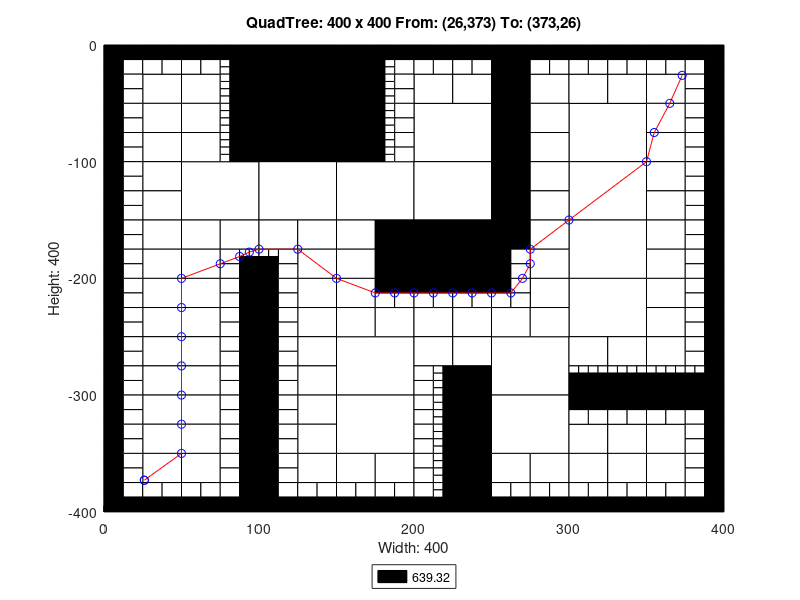

Write MATLAB code to recreate this figure.
axis([0 400 -400 0]);
title('QuadTree: 400 x 400 From: (26,373) To: (373,26)');
xlabel('Width: 400');
ylabel('Height: 400');
rectangle('Position',[100 -50 50 50], 'FaceColor',[0 0 0]);
rectangle('Position',[100 -100 50 50], 'FaceColor',[0 0 0]);
rectangle('Position',[50 -150 50 50], 'FaceColor',[1 1 1]);
rectangle('Position',[100 -150 50 50], 'FaceColor',[1 1 1]);
rectangle('Position',[150 -150 50 50], 'FaceColor',[1 1 1]);
rectangle('Position',[200 -100 50 50], 'FaceColor',[1 1 1]);
rectangle('Position',[300 -100 50 50], 'FaceColor',[1 1 1]);
rectangle('Position',[200 -150 50 50], 'FaceColor',[1 1 1]);
rectangle('Position',[200 -200 50 50], 'FaceColor',[0 0 0]);
rectangle('Position',[300 -150 50 50], 'FaceColor',[1 1 1]);
rectangle('Position',[300 -200 50 50], 'FaceColor',[1 1 1]);
rectangle('Position',[150 -300 50 50], 'FaceColor',[1 1 1]);
rectangle('Position',[150 -350 50 50], 'FaceColor',[1 1 1]);
rectangle('Position',[250 -300 50 50], 'FaceColor',[1 1 1]);
rectangle('Position',[300 -250 50 50], 'FaceColor',[1 1 1]);
rectangle('Position',[250 -350 50 50], 'FaceColor',[1 1 1]);
rectangle('Position',[25 -50 25 25], 'FaceColor',[1 1 1]);
rectangle('Position',[50 -50 25 25], 'FaceColor',[1 1 1]);
rectangle('Position',[25 -75 25 25], 'FaceColor',[1 1 1]);
rectangle('Position',[25 -100 25 25], 'FaceColor',[1 1 1]);
rectangle('Position',[50 -75 25 25], 'FaceColor',[1 1 1]);
rectangle('Position',[50 -100 25 25], 'FaceColor',[1 1 1]);
rectangle('Position',[150 -25 25 25], 'FaceColor',[0 0 0]);
rectangle('Position',[150 -50 25 25], 'FaceColor',[0 0 0]);
rectangle('Position',[150 -75 25 25], 'FaceColor',[0 0 0]);
rectangle('Position',[150 -100 25 25], 'FaceColor',[0 0 0]);
rectangle('Position',[25 -125 25 25], 'FaceColor',[1 1 1]);
rectangle('Position',[25 -150 25 25], 'FaceColor',[1 1 1]);
rectangle('Position',[25 -175 25 25], 'FaceColor',[1 1 1]);
rectangle('Position',[25 -200 25 25], 'FaceColor',[1 1 1]);
rectangle('Position',[50 -175 25 25], 'FaceColor',[1 1 1]);
rectangle('Position',[75 -175 25 25], 'FaceColor',[1 1 1]);
rectangle('Position',[50 -200 25 25], 'FaceColor',[1 1 1]);
rectangle('Position',[100 -175 25 25], 'FaceColor',[1 1 1]);
rectangle('Position',[125 -175 25 25], 'FaceColor',[1 1 1]);
rectangle('Position',[125 -200 25 25], 'FaceColor',[1 1 1]);
rectangle('Position',[150 -175 25 25], 'FaceColor',[1 1 1]);
rectangle('Position',[175 -175 25 25], 'FaceColor',[0 0 0]);
rectangle('Position',[150 -200 25 25], 'FaceColor',[1 1 1]);
rectangle('Position',[175 -200 25 25], 'FaceColor',[0 0 0]);
rectangle('Position',[200 -50 25 25], 'FaceColor',[1 1 1]);
rectangle('Position',[225 -50 25 25], 'FaceColor',[1 1 1]);
rectangle('Position',[250 -25 25 25], 'FaceColor',[0 0 0]);
rectangle('Position',[250 -50 25 25], 'FaceColor',[0 0 0]);
rectangle('Position',[275 -50 25 25], 'FaceColor',[1 1 1]);
rectangle('Position',[250 -75 25 25], 'FaceColor',[0 0 0]);
rectangle('Position',[275 -75 25 25], 'FaceColor',[1 1 1]);
rectangle('Position',[250 -100 25 25], 'FaceColor',[0 0 0]);
rectangle('Position',[275 -100 25 25], 'FaceColor',[1 1 1]);
rectangle('Position',[300 -50 25 25], 'FaceColor',[1 1 1]);
rectangle('Position',[325 -50 25 25], 'FaceColor',[1 1 1]);
rectangle('Position',[350 -50 25 25], 'FaceColor',[1 1 1]);
rectangle('Position',[350 -75 25 25], 'FaceColor',[1 1 1]);
rectangle('Position',[350 -100 25 25], 'FaceColor',[1 1 1]);
rectangle('Position',[250 -125 25 25], 'FaceColor',[0 0 0]);
rectangle('Position',[275 -125 25 25], 'FaceColor',[1 1 1]);
rectangle('Position',[250 -150 25 25], 'FaceColor',[0 0 0]);
rectangle('Position',[275 -150 25 25], 'FaceColor',[1 1 1]);
rectangle('Position',[250 -175 25 25], 'FaceColor',[0 0 0]);
rectangle('Position',[275 -175 25 25], 'FaceColor',[1 1 1]);
rectangle('Position',[275 -200 25 25], 'FaceColor',[1 1 1]);
rectangle('Position',[350 -125 25 25], 'FaceColor',[1 1 1]);
rectangle('Position',[350 -150 25 25], 'FaceColor',[1 1 1]);
rectangle('Position',[350 -175 25 25], 'FaceColor',[1 1 1]);
rectangle('Position',[350 -200 25 25], 'FaceColor',[1 1 1]);
rectangle('Position',[25 -225 25 25], 'FaceColor',[1 1 1]);
rectangle('Position',[25 -250 25 25], 'FaceColor',[1 1 1]);
rectangle('Position',[50 -225 25 25], 'FaceColor',[1 1 1]);
rectangle('Position',[50 -250 25 25], 'FaceColor',[1 1 1]);
rectangle('Position',[25 -275 25 25], 'FaceColor',[1 1 1]);
rectangle('Position',[25 -300 25 25], 'FaceColor',[1 1 1]);
rectangle('Position',[50 -275 25 25], 'FaceColor',[1 1 1]);
rectangle('Position',[50 -300 25 25], 'FaceColor',[1 1 1]);
rectangle('Position',[125 -225 25 25], 'FaceColor',[1 1 1]);
rectangle('Position',[125 -250 25 25], 'FaceColor',[1 1 1]);
rectangle('Position',[150 -225 25 25], 'FaceColor',[1 1 1]);
rectangle('Position',[150 -250 25 25], 'FaceColor',[1 1 1]);
rectangle('Position',[175 -250 25 25], 'FaceColor',[1 1 1]);
rectangle('Position',[125 -275 25 25], 'FaceColor',[1 1 1]);
rectangle('Position',[125 -300 25 25], 'FaceColor',[1 1 1]);
rectangle('Position',[25 -325 25 25], 'FaceColor',[1 1 1]);
rectangle('Position',[25 -350 25 25], 'FaceColor',[1 1 1]);
rectangle('Position',[50 -325 25 25], 'FaceColor',[1 1 1]);
rectangle('Position',[50 -350 25 25], 'FaceColor',[1 1 1]);
rectangle('Position',[25 -375 25 25], 'FaceColor',[1 1 1]);
rectangle('Position',[50 -375 25 25], 'FaceColor',[1 1 1]);
rectangle('Position',[125 -325 25 25], 'FaceColor',[1 1 1]);
rectangle('Position',[125 -350 25 25], 'FaceColor',[1 1 1]);
rectangle('Position',[125 -375 25 25], 'FaceColor',[1 1 1]);
rectangle('Position',[150 -375 25 25], 'FaceColor',[1 1 1]);
rectangle('Position',[175 -375 25 25], 'FaceColor',[1 1 1]);
rectangle('Position',[200 -250 25 25], 'FaceColor',[1 1 1]);
rectangle('Position',[225 -250 25 25], 'FaceColor',[1 1 1]);
rectangle('Position',[275 -225 25 25], 'FaceColor',[1 1 1]);
rectangle('Position',[250 -250 25 25], 'FaceColor',[1 1 1]);
rectangle('Position',[275 -250 25 25], 'FaceColor',[1 1 1]);
rectangle('Position',[200 -275 25 25], 'FaceColor',[1 1 1]);
rectangle('Position',[225 -275 25 25], 'FaceColor',[1 1 1]);
rectangle('Position',[225 -300 25 25], 'FaceColor',[0 0 0]);
rectangle('Position',[350 -225 25 25], 'FaceColor',[1 1 1]);
rectangle('Position',[350 -250 25 25], 'FaceColor',[1 1 1]);
rectangle('Position',[300 -275 25 25], 'FaceColor',[1 1 1]);
rectangle('Position',[325 -275 25 25], 'FaceColor',[1 1 1]);
rectangle('Position',[350 -275 25 25], 'FaceColor',[1 1 1]);
rectangle('Position',[225 -325 25 25], 'FaceColor',[0 0 0]);
rectangle('Position',[225 -350 25 25], 'FaceColor',[0 0 0]);
rectangle('Position',[225 -375 25 25], 'FaceColor',[0 0 0]);
rectangle('Position',[225 -400 25 25], 'FaceColor',[0 0 0]);
rectangle('Position',[250 -375 25 25], 'FaceColor',[1 1 1]);
rectangle('Position',[275 -375 25 25], 'FaceColor',[1 1 1]);
rectangle('Position',[300 -350 25 25], 'FaceColor',[1 1 1]);
rectangle('Position',[325 -350 25 25], 'FaceColor',[1 1 1]);
rectangle('Position',[350 -350 25 25], 'FaceColor',[1 1 1]);
rectangle('Position',[300 -375 25 25], 'FaceColor',[1 1 1]);
rectangle('Position',[325 -375 25 25], 'FaceColor',[1 1 1]);
rectangle('Position',[350 -375 25 25], 'FaceColor',[1 1 1]);
rectangle('Position',[0 -12.5 12.5 12.5], 'FaceColor',[0 0 0]);
rectangle('Position',[12.5 -12.5 12.5 12.5], 'FaceColor',[0 0 0]);
rectangle('Position',[0 -25 12.5 12.5], 'FaceColor',[0 0 0]);
rectangle('Position',[12.5 -25 12.5 12.5], 'FaceColor',[1 1 1]);
rectangle('Position',[25 -12.5 12.5 12.5], 'FaceColor',[0 0 0]);
rectangle('Position',[37.5 -12.5 12.5 12.5], 'FaceColor',[0 0 0]);
rectangle('Position',[25 -25 12.5 12.5], 'FaceColor',[1 1 1]);
rectangle('Position',[37.5 -25 12.5 12.5], 'FaceColor',[1 1 1]);
rectangle('Position',[0 -37.5 12.5 12.5], 'FaceColor',[0 0 0]);
rectangle('Position',[12.5 -37.5 12.5 12.5], 'FaceColor',[1 1 1]);
rectangle('Position',[0 -50 12.5 12.5], 'FaceColor',[0 0 0]);
rectangle('Position',[12.5 -50 12.5 12.5], 'FaceColor',[1 1 1]);
rectangle('Position',[50 -12.5 12.5 12.5], 'FaceColor',[0 0 0]);
rectangle('Position',[62.5 -12.5 12.5 12.5], 'FaceColor',[0 0 0]);
rectangle('Position',[50 -25 12.5 12.5], 'FaceColor',[1 1 1]);
rectangle('Position',[62.5 -25 12.5 12.5], 'FaceColor',[1 1 1]);
rectangle('Position',[75 -12.5 12.5 12.5], 'FaceColor',[0 0 0]);
rectangle('Position',[87.5 -12.5 12.5 12.5], 'FaceColor',[0 0 0]);
rectangle('Position',[87.5 -25 12.5 12.5], 'FaceColor',[0 0 0]);
rectangle('Position',[87.5 -37.5 12.5 12.5], 'FaceColor',[0 0 0]);
rectangle('Position',[87.5 -50 12.5 12.5], 'FaceColor',[0 0 0]);
rectangle('Position',[0 -62.5 12.5 12.5], 'FaceColor',[0 0 0]);
rectangle('Position',[12.5 -62.5 12.5 12.5], 'FaceColor',[1 1 1]);
rectangle('Position',[0 -75 12.5 12.5], 'FaceColor',[0 0 0]);
rectangle('Position',[12.5 -75 12.5 12.5], 'FaceColor',[1 1 1]);
rectangle('Position',[0 -87.5 12.5 12.5], 'FaceColor',[0 0 0]);
rectangle('Position',[12.5 -87.5 12.5 12.5], 'FaceColor',[1 1 1]);
rectangle('Position',[0 -100 12.5 12.5], 'FaceColor',[0 0 0]);
rectangle('Position',[12.5 -100 12.5 12.5], 'FaceColor',[1 1 1]);
rectangle('Position',[87.5 -62.5 12.5 12.5], 'FaceColor',[0 0 0]);
rectangle('Position',[87.5 -75 12.5 12.5], 'FaceColor',[0 0 0]);
rectangle('Position',[87.5 -87.5 12.5 12.5], 'FaceColor',[0 0 0]);
rectangle('Position',[87.5 -100 12.5 12.5], 'FaceColor',[0 0 0]);
rectangle('Position',[175 -12.5 12.5 12.5], 'FaceColor',[0 0 0]);
rectangle('Position',[187.5 -12.5 12.5 12.5], 'FaceColor',[0 0 0]);
rectangle('Position',[187.5 -25 12.5 12.5], 'FaceColor',[1 1 1]);
rectangle('Position',[187.5 -37.5 12.5 12.5], 'FaceColor',[1 1 1]);
rectangle('Position',[187.5 -50 12.5 12.5], 'FaceColor',[1 1 1]);
rectangle('Position',[187.5 -62.5 12.5 12.5], 'FaceColor',[1 1 1]);
rectangle('Position',[187.5 -75 12.5 12.5], 'FaceColor',[1 1 1]);
rectangle('Position',[187.5 -87.5 12.5 12.5], 'FaceColor',[1 1 1]);
rectangle('Position',[187.5 -100 12.5 12.5], 'FaceColor',[1 1 1]);
rectangle('Position',[0 -112.5 12.5 12.5], 'FaceColor',[0 0 0]);
rectangle('Position',[12.5 -112.5 12.5 12.5], 'FaceColor',[1 1 1]);
rectangle('Position',[0 -125 12.5 12.5], 'FaceColor',[0 0 0]);
rectangle('Position',[12.5 -125 12.5 12.5], 'FaceColor',[1 1 1]);
rectangle('Position',[0 -137.5 12.5 12.5], 'FaceColor',[0 0 0]);
rectangle('Position',[12.5 -137.5 12.5 12.5], 'FaceColor',[1 1 1]);
rectangle('Position',[0 -150 12.5 12.5], 'FaceColor',[0 0 0]);
rectangle('Position',[12.5 -150 12.5 12.5], 'FaceColor',[1 1 1]);
rectangle('Position',[0 -162.5 12.5 12.5], 'FaceColor',[0 0 0]);
rectangle('Position',[12.5 -162.5 12.5 12.5], 'FaceColor',[1 1 1]);
rectangle('Position',[0 -175 12.5 12.5], 'FaceColor',[0 0 0]);
rectangle('Position',[12.5 -175 12.5 12.5], 'FaceColor',[1 1 1]);
rectangle('Position',[0 -187.5 12.5 12.5], 'FaceColor',[0 0 0]);
rectangle('Position',[12.5 -187.5 12.5 12.5], 'FaceColor',[1 1 1]);
rectangle('Position',[0 -200 12.5 12.5], 'FaceColor',[0 0 0]);
rectangle('Position',[12.5 -200 12.5 12.5], 'FaceColor',[1 1 1]);
rectangle('Position',[75 -187.5 12.5 12.5], 'FaceColor',[1 1 1]);
rectangle('Position',[75 -200 12.5 12.5], 'FaceColor',[1 1 1]);
rectangle('Position',[87.5 -200 12.5 12.5], 'FaceColor',[0 0 0]);
rectangle('Position',[112.5 -187.5 12.5 12.5], 'FaceColor',[1 1 1]);
rectangle('Position',[100 -200 12.5 12.5], 'FaceColor',[0 0 0]);
rectangle('Position',[112.5 -200 12.5 12.5], 'FaceColor',[1 1 1]);
rectangle('Position',[200 -12.5 12.5 12.5], 'FaceColor',[0 0 0]);
rectangle('Position',[212.5 -12.5 12.5 12.5], 'FaceColor',[0 0 0]);
rectangle('Position',[200 -25 12.5 12.5], 'FaceColor',[1 1 1]);
rectangle('Position',[212.5 -25 12.5 12.5], 'FaceColor',[1 1 1]);
rectangle('Position',[225 -12.5 12.5 12.5], 'FaceColor',[0 0 0]);
rectangle('Position',[237.5 -12.5 12.5 12.5], 'FaceColor',[0 0 0]);
rectangle('Position',[225 -25 12.5 12.5], 'FaceColor',[1 1 1]);
rectangle('Position',[237.5 -25 12.5 12.5], 'FaceColor',[1 1 1]);
rectangle('Position',[275 -12.5 12.5 12.5], 'FaceColor',[0 0 0]);
rectangle('Position',[287.5 -12.5 12.5 12.5], 'FaceColor',[0 0 0]);
rectangle('Position',[275 -25 12.5 12.5], 'FaceColor',[1 1 1]);
rectangle('Position',[287.5 -25 12.5 12.5], 'FaceColor',[1 1 1]);
rectangle('Position',[300 -12.5 12.5 12.5], 'FaceColor',[0 0 0]);
rectangle('Position',[312.5 -12.5 12.5 12.5], 'FaceColor',[0 0 0]);
rectangle('Position',[300 -25 12.5 12.5], 'FaceColor',[1 1 1]);
rectangle('Position',[312.5 -25 12.5 12.5], 'FaceColor',[1 1 1]);
rectangle('Position',[325 -12.5 12.5 12.5], 'FaceColor',[0 0 0]);
rectangle('Position',[337.5 -12.5 12.5 12.5], 'FaceColor',[0 0 0]);
rectangle('Position',[325 -25 12.5 12.5], 'FaceColor',[1 1 1]);
rectangle('Position',[337.5 -25 12.5 12.5], 'FaceColor',[1 1 1]);
rectangle('Position',[350 -12.5 12.5 12.5], 'FaceColor',[0 0 0]);
rectangle('Position',[362.5 -12.5 12.5 12.5], 'FaceColor',[0 0 0]);
rectangle('Position',[350 -25 12.5 12.5], 'FaceColor',[1 1 1]);
rectangle('Position',[362.5 -25 12.5 12.5], 'FaceColor',[1 1 1]);
rectangle('Position',[375 -12.5 12.5 12.5], 'FaceColor',[0 0 0]);
rectangle('Position',[387.5 -12.5 12.5 12.5], 'FaceColor',[0 0 0]);
rectangle('Position',[375 -25 12.5 12.5], 'FaceColor',[1 1 1]);
rectangle('Position',[387.5 -25 12.5 12.5], 'FaceColor',[0 0 0]);
rectangle('Position',[375 -37.5 12.5 12.5], 'FaceColor',[1 1 1]);
rectangle('Position',[387.5 -37.5 12.5 12.5], 'FaceColor',[0 0 0]);
rectangle('Position',[375 -50 12.5 12.5], 'FaceColor',[1 1 1]);
rectangle('Position',[387.5 -50 12.5 12.5], 'FaceColor',[0 0 0]);
rectangle('Position',[375 -62.5 12.5 12.5], 'FaceColor',[1 1 1]);
rectangle('Position',[387.5 -62.5 12.5 12.5], 'FaceColor',[0 0 0]);
rectangle('Position',[375 -75 12.5 12.5], 'FaceColor',[1 1 1]);
rectangle('Position',[387.5 -75 12.5 12.5], 'FaceColor',[0 0 0]);
rectangle('Position',[375 -87.5 12.5 12.5], 'FaceColor',[1 1 1]);
rectangle('Position',[387.5 -87.5 12.5 12.5], 'FaceColor',[0 0 0]);
rectangle('Position',[375 -100 12.5 12.5], 'FaceColor',[1 1 1]);
rectangle('Position',[387.5 -100 12.5 12.5], 'FaceColor',[0 0 0]);
rectangle('Position',[250 -187.5 12.5 12.5], 'FaceColor',[0 0 0]);
rectangle('Position',[262.5 -187.5 12.5 12.5], 'FaceColor',[1 1 1]);
rectangle('Position',[250 -200 12.5 12.5], 'FaceColor',[0 0 0]);
rectangle('Position',[262.5 -200 12.5 12.5], 'FaceColor',[1 1 1]);
rectangle('Position',[375 -112.5 12.5 12.5], 'FaceColor',[1 1 1]);
rectangle('Position',[387.5 -112.5 12.5 12.5], 'FaceColor',[0 0 0]);
rectangle('Position',[375 -125 12.5 12.5], 'FaceColor',[1 1 1]);
rectangle('Position',[387.5 -125 12.5 12.5], 'FaceColor',[0 0 0]);
rectangle('Position',[375 -137.5 12.5 12.5], 'FaceColor',[1 1 1]);
rectangle('Position',[387.5 -137.5 12.5 12.5], 'FaceColor',[0 0 0]);
rectangle('Position',[375 -150 12.5 12.5], 'FaceColor',[1 1 1]);
rectangle('Position',[387.5 -150 12.5 12.5], 'FaceColor',[0 0 0]);
rectangle('Position',[375 -162.5 12.5 12.5], 'FaceColor',[1 1 1]);
rectangle('Position',[387.5 -162.5 12.5 12.5], 'FaceColor',[0 0 0]);
rectangle('Position',[375 -175 12.5 12.5], 'FaceColor',[1 1 1]);
rectangle('Position',[387.5 -175 12.5 12.5], 'FaceColor',[0 0 0]);
rectangle('Position',[375 -187.5 12.5 12.5], 'FaceColor',[1 1 1]);
rectangle('Position',[387.5 -187.5 12.5 12.5], 'FaceColor',[0 0 0]);
rectangle('Position',[375 -200 12.5 12.5], 'FaceColor',[1 1 1]);
rectangle('Position',[387.5 -200 12.5 12.5], 'FaceColor',[0 0 0]);
rectangle('Position',[0 -212.5 12.5 12.5], 'FaceColor',[0 0 0]);
rectangle('Position',[12.5 -212.5 12.5 12.5], 'FaceColor',[1 1 1]);
rectangle('Position',[0 -225 12.5 12.5], 'FaceColor',[0 0 0]);
rectangle('Position',[12.5 -225 12.5 12.5], 'FaceColor',[1 1 1]);
rectangle('Position',[0 -237.5 12.5 12.5], 'FaceColor',[0 0 0]);
rectangle('Position',[12.5 -237.5 12.5 12.5], 'FaceColor',[1 1 1]);
rectangle('Position',[0 -250 12.5 12.5], 'FaceColor',[0 0 0]);
rectangle('Position',[12.5 -250 12.5 12.5], 'FaceColor',[1 1 1]);
rectangle('Position',[75 -212.5 12.5 12.5], 'FaceColor',[1 1 1]);
rectangle('Position',[87.5 -212.5 12.5 12.5], 'FaceColor',[0 0 0]);
rectangle('Position',[75 -225 12.5 12.5], 'FaceColor',[1 1 1]);
rectangle('Position',[87.5 -225 12.5 12.5], 'FaceColor',[0 0 0]);
rectangle('Position',[75 -237.5 12.5 12.5], 'FaceColor',[1 1 1]);
rectangle('Position',[87.5 -237.5 12.5 12.5], 'FaceColor',[0 0 0]);
rectangle('Position',[75 -250 12.5 12.5], 'FaceColor',[1 1 1]);
rectangle('Position',[87.5 -250 12.5 12.5], 'FaceColor',[0 0 0]);
rectangle('Position',[0 -262.5 12.5 12.5], 'FaceColor',[0 0 0]);
rectangle('Position',[12.5 -262.5 12.5 12.5], 'FaceColor',[1 1 1]);
rectangle('Position',[0 -275 12.5 12.5], 'FaceColor',[0 0 0]);
rectangle('Position',[12.5 -275 12.5 12.5], 'FaceColor',[1 1 1]);
rectangle('Position',[0 -287.5 12.5 12.5], 'FaceColor',[0 0 0]);
rectangle('Position',[12.5 -287.5 12.5 12.5], 'FaceColor',[1 1 1]);
rectangle('Position',[0 -300 12.5 12.5], 'FaceColor',[0 0 0]);
rectangle('Position',[12.5 -300 12.5 12.5], 'FaceColor',[1 1 1]);
rectangle('Position',[75 -262.5 12.5 12.5], 'FaceColor',[1 1 1]);
rectangle('Position',[87.5 -262.5 12.5 12.5], 'FaceColor',[0 0 0]);
rectangle('Position',[75 -275 12.5 12.5], 'FaceColor',[1 1 1]);
rectangle('Position',[87.5 -275 12.5 12.5], 'FaceColor',[0 0 0]);
rectangle('Position',[75 -287.5 12.5 12.5], 'FaceColor',[1 1 1]);
rectangle('Position',[87.5 -287.5 12.5 12.5], 'FaceColor',[0 0 0]);
rectangle('Position',[75 -300 12.5 12.5], 'FaceColor',[1 1 1]);
rectangle('Position',[87.5 -300 12.5 12.5], 'FaceColor',[0 0 0]);
rectangle('Position',[100 -212.5 12.5 12.5], 'FaceColor',[0 0 0]);
rectangle('Position',[112.5 -212.5 12.5 12.5], 'FaceColor',[1 1 1]);
rectangle('Position',[100 -225 12.5 12.5], 'FaceColor',[0 0 0]);
rectangle('Position',[112.5 -225 12.5 12.5], 'FaceColor',[1 1 1]);
rectangle('Position',[100 -237.5 12.5 12.5], 'FaceColor',[0 0 0]);
rectangle('Position',[112.5 -237.5 12.5 12.5], 'FaceColor',[1 1 1]);
rectangle('Position',[100 -250 12.5 12.5], 'FaceColor',[0 0 0]);
rectangle('Position',[112.5 -250 12.5 12.5], 'FaceColor',[1 1 1]);
rectangle('Position',[175 -212.5 12.5 12.5], 'FaceColor',[0 0 0]);
rectangle('Position',[187.5 -212.5 12.5 12.5], 'FaceColor',[0 0 0]);
rectangle('Position',[175 -225 12.5 12.5], 'FaceColor',[1 1 1]);
rectangle('Position',[187.5 -225 12.5 12.5], 'FaceColor',[1 1 1]);
rectangle('Position',[100 -262.5 12.5 12.5], 'FaceColor',[0 0 0]);
rectangle('Position',[112.5 -262.5 12.5 12.5], 'FaceColor',[1 1 1]);
rectangle('Position',[100 -275 12.5 12.5], 'FaceColor',[0 0 0]);
rectangle('Position',[112.5 -275 12.5 12.5], 'FaceColor',[1 1 1]);
rectangle('Position',[100 -287.5 12.5 12.5], 'FaceColor',[0 0 0]);
rectangle('Position',[112.5 -287.5 12.5 12.5], 'FaceColor',[1 1 1]);
rectangle('Position',[100 -300 12.5 12.5], 'FaceColor',[0 0 0]);
rectangle('Position',[112.5 -300 12.5 12.5], 'FaceColor',[1 1 1]);
rectangle('Position',[0 -312.5 12.5 12.5], 'FaceColor',[0 0 0]);
rectangle('Position',[12.5 -312.5 12.5 12.5], 'FaceColor',[1 1 1]);
rectangle('Position',[0 -325 12.5 12.5], 'FaceColor',[0 0 0]);
rectangle('Position',[12.5 -325 12.5 12.5], 'FaceColor',[1 1 1]);
rectangle('Position',[0 -337.5 12.5 12.5], 'FaceColor',[0 0 0]);
rectangle('Position',[12.5 -337.5 12.5 12.5], 'FaceColor',[1 1 1]);
rectangle('Position',[0 -350 12.5 12.5], 'FaceColor',[0 0 0]);
rectangle('Position',[12.5 -350 12.5 12.5], 'FaceColor',[1 1 1]);
rectangle('Position',[75 -312.5 12.5 12.5], 'FaceColor',[1 1 1]);
rectangle('Position',[87.5 -312.5 12.5 12.5], 'FaceColor',[0 0 0]);
rectangle('Position',[75 -325 12.5 12.5], 'FaceColor',[1 1 1]);
rectangle('Position',[87.5 -325 12.5 12.5], 'FaceColor',[0 0 0]);
rectangle('Position',[75 -337.5 12.5 12.5], 'FaceColor',[1 1 1]);
rectangle('Position',[87.5 -337.5 12.5 12.5], 'FaceColor',[0 0 0]);
rectangle('Position',[75 -350 12.5 12.5], 'FaceColor',[1 1 1]);
rectangle('Position',[87.5 -350 12.5 12.5], 'FaceColor',[0 0 0]);
rectangle('Position',[0 -362.5 12.5 12.5], 'FaceColor',[0 0 0]);
rectangle('Position',[12.5 -362.5 12.5 12.5], 'FaceColor',[1 1 1]);
rectangle('Position',[0 -375 12.5 12.5], 'FaceColor',[0 0 0]);
rectangle('Position',[12.5 -375 12.5 12.5], 'FaceColor',[1 1 1]);
rectangle('Position',[0 -387.5 12.5 12.5], 'FaceColor',[0 0 0]);
rectangle('Position',[12.5 -387.5 12.5 12.5], 'FaceColor',[1 1 1]);
rectangle('Position',[0 -400 12.5 12.5], 'FaceColor',[0 0 0]);
rectangle('Position',[12.5 -400 12.5 12.5], 'FaceColor',[0 0 0]);
rectangle('Position',[25 -387.5 12.5 12.5], 'FaceColor',[1 1 1]);
rectangle('Position',[37.5 -387.5 12.5 12.5], 'FaceColor',[1 1 1]);
rectangle('Position',[25 -400 12.5 12.5], 'FaceColor',[0 0 0]);
rectangle('Position',[37.5 -400 12.5 12.5], 'FaceColor',[0 0 0]);
rectangle('Position',[75 -362.5 12.5 12.5], 'FaceColor',[1 1 1]);
rectangle('Position',[87.5 -362.5 12.5 12.5], 'FaceColor',[0 0 0]);
rectangle('Position',[75 -375 12.5 12.5], 'FaceColor',[1 1 1]);
rectangle('Position',[87.5 -375 12.5 12.5], 'FaceColor',[0 0 0]);
rectangle('Position',[50 -387.5 12.5 12.5], 'FaceColor',[1 1 1]);
rectangle('Position',[62.5 -387.5 12.5 12.5], 'FaceColor',[1 1 1]);
rectangle('Position',[50 -400 12.5 12.5], 'FaceColor',[0 0 0]);
rectangle('Position',[62.5 -400 12.5 12.5], 'FaceColor',[0 0 0]);
rectangle('Position',[75 -387.5 12.5 12.5], 'FaceColor',[1 1 1]);
rectangle('Position',[87.5 -387.5 12.5 12.5], 'FaceColor',[0 0 0]);
rectangle('Position',[75 -400 12.5 12.5], 'FaceColor',[0 0 0]);
rectangle('Position',[87.5 -400 12.5 12.5], 'FaceColor',[0 0 0]);
rectangle('Position',[100 -312.5 12.5 12.5], 'FaceColor',[0 0 0]);
rectangle('Position',[112.5 -312.5 12.5 12.5], 'FaceColor',[1 1 1]);
rectangle('Position',[100 -325 12.5 12.5], 'FaceColor',[0 0 0]);
rectangle('Position',[112.5 -325 12.5 12.5], 'FaceColor',[1 1 1]);
rectangle('Position',[100 -337.5 12.5 12.5], 'FaceColor',[0 0 0]);
rectangle('Position',[112.5 -337.5 12.5 12.5], 'FaceColor',[1 1 1]);
rectangle('Position',[100 -350 12.5 12.5], 'FaceColor',[0 0 0]);
rectangle('Position',[112.5 -350 12.5 12.5], 'FaceColor',[1 1 1]);
rectangle('Position',[100 -362.5 12.5 12.5], 'FaceColor',[0 0 0]);
rectangle('Position',[112.5 -362.5 12.5 12.5], 'FaceColor',[1 1 1]);
rectangle('Position',[100 -375 12.5 12.5], 'FaceColor',[0 0 0]);
rectangle('Position',[112.5 -375 12.5 12.5], 'FaceColor',[1 1 1]);
rectangle('Position',[100 -387.5 12.5 12.5], 'FaceColor',[0 0 0]);
rectangle('Position',[112.5 -387.5 12.5 12.5], 'FaceColor',[1 1 1]);
rectangle('Position',[100 -400 12.5 12.5], 'FaceColor',[0 0 0]);
rectangle('Position',[112.5 -400 12.5 12.5], 'FaceColor',[0 0 0]);
rectangle('Position',[125 -387.5 12.5 12.5], 'FaceColor',[1 1 1]);
rectangle('Position',[137.5 -387.5 12.5 12.5], 'FaceColor',[1 1 1]);
rectangle('Position',[125 -400 12.5 12.5], 'FaceColor',[0 0 0]);
rectangle('Position',[137.5 -400 12.5 12.5], 'FaceColor',[0 0 0]);
rectangle('Position',[150 -387.5 12.5 12.5], 'FaceColor',[1 1 1]);
rectangle('Position',[162.5 -387.5 12.5 12.5], 'FaceColor',[1 1 1]);
rectangle('Position',[150 -400 12.5 12.5], 'FaceColor',[0 0 0]);
rectangle('Position',[162.5 -400 12.5 12.5], 'FaceColor',[0 0 0]);
rectangle('Position',[175 -387.5 12.5 12.5], 'FaceColor',[1 1 1]);
rectangle('Position',[187.5 -387.5 12.5 12.5], 'FaceColor',[1 1 1]);
rectangle('Position',[175 -400 12.5 12.5], 'FaceColor',[0 0 0]);
rectangle('Position',[187.5 -400 12.5 12.5], 'FaceColor',[0 0 0]);
rectangle('Position',[200 -212.5 12.5 12.5], 'FaceColor',[0 0 0]);
rectangle('Position',[212.5 -212.5 12.5 12.5], 'FaceColor',[0 0 0]);
rectangle('Position',[200 -225 12.5 12.5], 'FaceColor',[1 1 1]);
rectangle('Position',[212.5 -225 12.5 12.5], 'FaceColor',[1 1 1]);
rectangle('Position',[225 -212.5 12.5 12.5], 'FaceColor',[0 0 0]);
rectangle('Position',[237.5 -212.5 12.5 12.5], 'FaceColor',[0 0 0]);
rectangle('Position',[225 -225 12.5 12.5], 'FaceColor',[1 1 1]);
rectangle('Position',[237.5 -225 12.5 12.5], 'FaceColor',[1 1 1]);
rectangle('Position',[250 -212.5 12.5 12.5], 'FaceColor',[0 0 0]);
rectangle('Position',[262.5 -212.5 12.5 12.5], 'FaceColor',[1 1 1]);
rectangle('Position',[250 -225 12.5 12.5], 'FaceColor',[1 1 1]);
rectangle('Position',[262.5 -225 12.5 12.5], 'FaceColor',[1 1 1]);
rectangle('Position',[200 -287.5 12.5 12.5], 'FaceColor',[1 1 1]);
rectangle('Position',[200 -300 12.5 12.5], 'FaceColor',[1 1 1]);
rectangle('Position',[375 -212.5 12.5 12.5], 'FaceColor',[1 1 1]);
rectangle('Position',[387.5 -212.5 12.5 12.5], 'FaceColor',[0 0 0]);
rectangle('Position',[375 -225 12.5 12.5], 'FaceColor',[1 1 1]);
rectangle('Position',[387.5 -225 12.5 12.5], 'FaceColor',[0 0 0]);
rectangle('Position',[375 -237.5 12.5 12.5], 'FaceColor',[1 1 1]);
rectangle('Position',[387.5 -237.5 12.5 12.5], 'FaceColor',[0 0 0]);
rectangle('Position',[375 -250 12.5 12.5], 'FaceColor',[1 1 1]);
rectangle('Position',[387.5 -250 12.5 12.5], 'FaceColor',[0 0 0]);
rectangle('Position',[300 -300 12.5 12.5], 'FaceColor',[0 0 0]);
rectangle('Position',[312.5 -300 12.5 12.5], 'FaceColor',[0 0 0]);
rectangle('Position',[325 -300 12.5 12.5], 'FaceColor',[0 0 0]);
rectangle('Position',[337.5 -300 12.5 12.5], 'FaceColor',[0 0 0]);
rectangle('Position',[375 -262.5 12.5 12.5], 'FaceColor',[1 1 1]);
rectangle('Position',[387.5 -262.5 12.5 12.5], 'FaceColor',[0 0 0]);
rectangle('Position',[375 -275 12.5 12.5], 'FaceColor',[1 1 1]);
rectangle('Position',[387.5 -275 12.5 12.5], 'FaceColor',[0 0 0]);
rectangle('Position',[350 -300 12.5 12.5], 'FaceColor',[0 0 0]);
rectangle('Position',[362.5 -300 12.5 12.5], 'FaceColor',[0 0 0]);
rectangle('Position',[387.5 -287.5 12.5 12.5], 'FaceColor',[0 0 0]);
rectangle('Position',[375 -300 12.5 12.5], 'FaceColor',[0 0 0]);
rectangle('Position',[387.5 -300 12.5 12.5], 'FaceColor',[0 0 0]);
rectangle('Position',[200 -312.5 12.5 12.5], 'FaceColor',[1 1 1]);
rectangle('Position',[200 -325 12.5 12.5], 'FaceColor',[1 1 1]);
rectangle('Position',[200 -337.5 12.5 12.5], 'FaceColor',[1 1 1]);
rectangle('Position',[200 -350 12.5 12.5], 'FaceColor',[1 1 1]);
rectangle('Position',[200 -362.5 12.5 12.5], 'FaceColor',[1 1 1]);
rectangle('Position',[200 -375 12.5 12.5], 'FaceColor',[1 1 1]);
rectangle('Position',[200 -387.5 12.5 12.5], 'FaceColor',[1 1 1]);
rectangle('Position',[200 -400 12.5 12.5], 'FaceColor',[0 0 0]);
rectangle('Position',[212.5 -400 12.5 12.5], 'FaceColor',[0 0 0]);
rectangle('Position',[250 -387.5 12.5 12.5], 'FaceColor',[1 1 1]);
rectangle('Position',[262.5 -387.5 12.5 12.5], 'FaceColor',[1 1 1]);
rectangle('Position',[250 -400 12.5 12.5], 'FaceColor',[0 0 0]);
rectangle('Position',[262.5 -400 12.5 12.5], 'FaceColor',[0 0 0]);
rectangle('Position',[275 -387.5 12.5 12.5], 'FaceColor',[1 1 1]);
rectangle('Position',[287.5 -387.5 12.5 12.5], 'FaceColor',[1 1 1]);
rectangle('Position',[275 -400 12.5 12.5], 'FaceColor',[0 0 0]);
rectangle('Position',[287.5 -400 12.5 12.5], 'FaceColor',[0 0 0]);
rectangle('Position',[300 -312.5 12.5 12.5], 'FaceColor',[0 0 0]);
rectangle('Position',[312.5 -312.5 12.5 12.5], 'FaceColor',[0 0 0]);
rectangle('Position',[300 -325 12.5 12.5], 'FaceColor',[1 1 1]);
rectangle('Position',[312.5 -325 12.5 12.5], 'FaceColor',[1 1 1]);
rectangle('Position',[325 -312.5 12.5 12.5], 'FaceColor',[0 0 0]);
rectangle('Position',[337.5 -312.5 12.5 12.5], 'FaceColor',[0 0 0]);
rectangle('Position',[325 -325 12.5 12.5], 'FaceColor',[1 1 1]);
rectangle('Position',[337.5 -325 12.5 12.5], 'FaceColor',[1 1 1]);
rectangle('Position',[350 -312.5 12.5 12.5], 'FaceColor',[0 0 0]);
rectangle('Position',[362.5 -312.5 12.5 12.5], 'FaceColor',[0 0 0]);
rectangle('Position',[350 -325 12.5 12.5], 'FaceColor',[1 1 1]);
rectangle('Position',[362.5 -325 12.5 12.5], 'FaceColor',[1 1 1]);
rectangle('Position',[375 -312.5 12.5 12.5], 'FaceColor',[0 0 0]);
rectangle('Position',[387.5 -312.5 12.5 12.5], 'FaceColor',[0 0 0]);
rectangle('Position',[375 -325 12.5 12.5], 'FaceColor',[1 1 1]);
rectangle('Position',[387.5 -325 12.5 12.5], 'FaceColor',[0 0 0]);
rectangle('Position',[375 -337.5 12.5 12.5], 'FaceColor',[1 1 1]);
rectangle('Position',[387.5 -337.5 12.5 12.5], 'FaceColor',[0 0 0]);
rectangle('Position',[375 -350 12.5 12.5], 'FaceColor',[1 1 1]);
rectangle('Position',[387.5 -350 12.5 12.5], 'FaceColor',[0 0 0]);
rectangle('Position',[300 -387.5 12.5 12.5], 'FaceColor',[1 1 1]);
rectangle('Position',[312.5 -387.5 12.5 12.5], 'FaceColor',[1 1 1]);
rectangle('Position',[300 -400 12.5 12.5], 'FaceColor',[0 0 0]);
rectangle('Position',[312.5 -400 12.5 12.5], 'FaceColor',[0 0 0]);
rectangle('Position',[325 -387.5 12.5 12.5], 'FaceColor',[1 1 1]);
rectangle('Position',[337.5 -387.5 12.5 12.5], 'FaceColor',[1 1 1]);
rectangle('Position',[325 -400 12.5 12.5], 'FaceColor',[0 0 0]);
rectangle('Position',[337.5 -400 12.5 12.5], 'FaceColor',[0 0 0]);
rectangle('Position',[375 -362.5 12.5 12.5], 'FaceColor',[1 1 1]);
rectangle('Position',[387.5 -362.5 12.5 12.5], 'FaceColor',[0 0 0]);
rectangle('Position',[375 -375 12.5 12.5], 'FaceColor',[1 1 1]);
rectangle('Position',[387.5 -375 12.5 12.5], 'FaceColor',[0 0 0]);
rectangle('Position',[350 -387.5 12.5 12.5], 'FaceColor',[1 1 1]);
rectangle('Position',[362.5 -387.5 12.5 12.5], 'FaceColor',[1 1 1]);
rectangle('Position',[350 -400 12.5 12.5], 'FaceColor',[0 0 0]);
rectangle('Position',[362.5 -400 12.5 12.5], 'FaceColor',[0 0 0]);
rectangle('Position',[375 -387.5 12.5 12.5], 'FaceColor',[1 1 1]);
rectangle('Position',[387.5 -387.5 12.5 12.5], 'FaceColor',[0 0 0]);
rectangle('Position',[375 -400 12.5 12.5], 'FaceColor',[0 0 0]);
rectangle('Position',[387.5 -400 12.5 12.5], 'FaceColor',[0 0 0]);
rectangle('Position',[75 -18.75 6.25 6.25], 'FaceColor',[1 1 1]);
rectangle('Position',[81.25 -18.75 6.25 6.25], 'FaceColor',[0 0 0]);
rectangle('Position',[75 -25 6.25 6.25], 'FaceColor',[1 1 1]);
rectangle('Position',[81.25 -25 6.25 6.25], 'FaceColor',[0 0 0]);
rectangle('Position',[75 -31.25 6.25 6.25], 'FaceColor',[1 1 1]);
rectangle('Position',[81.25 -31.25 6.25 6.25], 'FaceColor',[0 0 0]);
rectangle('Position',[75 -37.5 6.25 6.25], 'FaceColor',[1 1 1]);
rectangle('Position',[81.25 -37.5 6.25 6.25], 'FaceColor',[0 0 0]);
rectangle('Position',[75 -43.75 6.25 6.25], 'FaceColor',[1 1 1]);
rectangle('Position',[81.25 -43.75 6.25 6.25], 'FaceColor',[0 0 0]);
rectangle('Position',[75 -50 6.25 6.25], 'FaceColor',[1 1 1]);
rectangle('Position',[81.25 -50 6.25 6.25], 'FaceColor',[0 0 0]);
rectangle('Position',[75 -56.25 6.25 6.25], 'FaceColor',[1 1 1]);
rectangle('Position',[81.25 -56.25 6.25 6.25], 'FaceColor',[0 0 0]);
rectangle('Position',[75 -62.5 6.25 6.25], 'FaceColor',[1 1 1]);
rectangle('Position',[81.25 -62.5 6.25 6.25], 'FaceColor',[0 0 0]);
rectangle('Position',[75 -68.75 6.25 6.25], 'FaceColor',[1 1 1]);
rectangle('Position',[81.25 -68.75 6.25 6.25], 'FaceColor',[0 0 0]);
rectangle('Position',[75 -75 6.25 6.25], 'FaceColor',[1 1 1]);
rectangle('Position',[81.25 -75 6.25 6.25], 'FaceColor',[0 0 0]);
rectangle('Position',[75 -81.25 6.25 6.25], 'FaceColor',[1 1 1]);
rectangle('Position',[81.25 -81.25 6.25 6.25], 'FaceColor',[0 0 0]);
rectangle('Position',[75 -87.5 6.25 6.25], 'FaceColor',[1 1 1]);
rectangle('Position',[81.25 -87.5 6.25 6.25], 'FaceColor',[0 0 0]);
rectangle('Position',[75 -93.75 6.25 6.25], 'FaceColor',[1 1 1]);
rectangle('Position',[81.25 -93.75 6.25 6.25], 'FaceColor',[0 0 0]);
rectangle('Position',[75 -100 6.25 6.25], 'FaceColor',[1 1 1]);
rectangle('Position',[81.25 -100 6.25 6.25], 'FaceColor',[0 0 0]);
rectangle('Position',[175 -18.75 6.25 6.25], 'FaceColor',[0 0 0]);
rectangle('Position',[181.25 -18.75 6.25 6.25], 'FaceColor',[1 1 1]);
rectangle('Position',[175 -25 6.25 6.25], 'FaceColor',[0 0 0]);
rectangle('Position',[181.25 -25 6.25 6.25], 'FaceColor',[1 1 1]);
rectangle('Position',[175 -31.25 6.25 6.25], 'FaceColor',[0 0 0]);
rectangle('Position',[181.25 -31.25 6.25 6.25], 'FaceColor',[1 1 1]);
rectangle('Position',[175 -37.5 6.25 6.25], 'FaceColor',[0 0 0]);
rectangle('Position',[181.25 -37.5 6.25 6.25], 'FaceColor',[1 1 1]);
rectangle('Position',[175 -43.75 6.25 6.25], 'FaceColor',[0 0 0]);
rectangle('Position',[181.25 -43.75 6.25 6.25], 'FaceColor',[1 1 1]);
rectangle('Position',[175 -50 6.25 6.25], 'FaceColor',[0 0 0]);
rectangle('Position',[181.25 -50 6.25 6.25], 'FaceColor',[1 1 1]);
rectangle('Position',[175 -56.25 6.25 6.25], 'FaceColor',[0 0 0]);
rectangle('Position',[181.25 -56.25 6.25 6.25], 'FaceColor',[1 1 1]);
rectangle('Position',[175 -62.5 6.25 6.25], 'FaceColor',[0 0 0]);
rectangle('Position',[181.25 -62.5 6.25 6.25], 'FaceColor',[1 1 1]);
rectangle('Position',[175 -68.75 6.25 6.25], 'FaceColor',[0 0 0]);
rectangle('Position',[181.25 -68.75 6.25 6.25], 'FaceColor',[1 1 1]);
rectangle('Position',[175 -75 6.25 6.25], 'FaceColor',[0 0 0]);
rectangle('Position',[181.25 -75 6.25 6.25], 'FaceColor',[1 1 1]);
rectangle('Position',[175 -81.25 6.25 6.25], 'FaceColor',[0 0 0]);
rectangle('Position',[181.25 -81.25 6.25 6.25], 'FaceColor',[1 1 1]);
rectangle('Position',[175 -87.5 6.25 6.25], 'FaceColor',[0 0 0]);
rectangle('Position',[181.25 -87.5 6.25 6.25], 'FaceColor',[1 1 1]);
rectangle('Position',[175 -93.75 6.25 6.25], 'FaceColor',[0 0 0]);
rectangle('Position',[181.25 -93.75 6.25 6.25], 'FaceColor',[1 1 1]);
rectangle('Position',[175 -100 6.25 6.25], 'FaceColor',[0 0 0]);
rectangle('Position',[181.25 -100 6.25 6.25], 'FaceColor',[1 1 1]);
rectangle('Position',[87.5 -181.25 6.25 6.25], 'FaceColor',[1 1 1]);
rectangle('Position',[93.75 -181.25 6.25 6.25], 'FaceColor',[1 1 1]);
rectangle('Position',[87.5 -187.5 6.25 6.25], 'FaceColor',[0 0 0]);
rectangle('Position',[93.75 -187.5 6.25 6.25], 'FaceColor',[0 0 0]);
rectangle('Position',[100 -181.25 6.25 6.25], 'FaceColor',[1 1 1]);
rectangle('Position',[106.25 -181.25 6.25 6.25], 'FaceColor',[1 1 1]);
rectangle('Position',[100 -187.5 6.25 6.25], 'FaceColor',[0 0 0]);
rectangle('Position',[106.25 -187.5 6.25 6.25], 'FaceColor',[0 0 0]);
rectangle('Position',[212.5 -281.25 6.25 6.25], 'FaceColor',[1 1 1]);
rectangle('Position',[218.75 -281.25 6.25 6.25], 'FaceColor',[0 0 0]);
rectangle('Position',[212.5 -287.5 6.25 6.25], 'FaceColor',[1 1 1]);
rectangle('Position',[218.75 -287.5 6.25 6.25], 'FaceColor',[0 0 0]);
rectangle('Position',[212.5 -293.75 6.25 6.25], 'FaceColor',[1 1 1]);
rectangle('Position',[218.75 -293.75 6.25 6.25], 'FaceColor',[0 0 0]);
rectangle('Position',[212.5 -300 6.25 6.25], 'FaceColor',[1 1 1]);
rectangle('Position',[218.75 -300 6.25 6.25], 'FaceColor',[0 0 0]);
rectangle('Position',[300 -281.25 6.25 6.25], 'FaceColor',[1 1 1]);
rectangle('Position',[306.25 -281.25 6.25 6.25], 'FaceColor',[1 1 1]);
rectangle('Position',[300 -287.5 6.25 6.25], 'FaceColor',[0 0 0]);
rectangle('Position',[306.25 -287.5 6.25 6.25], 'FaceColor',[0 0 0]);
rectangle('Position',[312.5 -281.25 6.25 6.25], 'FaceColor',[1 1 1]);
rectangle('Position',[318.75 -281.25 6.25 6.25], 'FaceColor',[1 1 1]);
rectangle('Position',[312.5 -287.5 6.25 6.25], 'FaceColor',[0 0 0]);
rectangle('Position',[318.75 -287.5 6.25 6.25], 'FaceColor',[0 0 0]);
rectangle('Position',[325 -281.25 6.25 6.25], 'FaceColor',[1 1 1]);
rectangle('Position',[331.25 -281.25 6.25 6.25], 'FaceColor',[1 1 1]);
rectangle('Position',[325 -287.5 6.25 6.25], 'FaceColor',[0 0 0]);
rectangle('Position',[331.25 -287.5 6.25 6.25], 'FaceColor',[0 0 0]);
rectangle('Position',[337.5 -281.25 6.25 6.25], 'FaceColor',[1 1 1]);
rectangle('Position',[343.75 -281.25 6.25 6.25], 'FaceColor',[1 1 1]);
rectangle('Position',[337.5 -287.5 6.25 6.25], 'FaceColor',[0 0 0]);
rectangle('Position',[343.75 -287.5 6.25 6.25], 'FaceColor',[0 0 0]);
rectangle('Position',[350 -281.25 6.25 6.25], 'FaceColor',[1 1 1]);
rectangle('Position',[356.25 -281.25 6.25 6.25], 'FaceColor',[1 1 1]);
rectangle('Position',[350 -287.5 6.25 6.25], 'FaceColor',[0 0 0]);
rectangle('Position',[356.25 -287.5 6.25 6.25], 'FaceColor',[0 0 0]);
rectangle('Position',[362.5 -281.25 6.25 6.25], 'FaceColor',[1 1 1]);
rectangle('Position',[368.75 -281.25 6.25 6.25], 'FaceColor',[1 1 1]);
rectangle('Position',[362.5 -287.5 6.25 6.25], 'FaceColor',[0 0 0]);
rectangle('Position',[368.75 -287.5 6.25 6.25], 'FaceColor',[0 0 0]);
rectangle('Position',[375 -281.25 6.25 6.25], 'FaceColor',[1 1 1]);
rectangle('Position',[381.25 -281.25 6.25 6.25], 'FaceColor',[1 1 1]);
rectangle('Position',[375 -287.5 6.25 6.25], 'FaceColor',[0 0 0]);
rectangle('Position',[381.25 -287.5 6.25 6.25], 'FaceColor',[0 0 0]);
rectangle('Position',[212.5 -306.25 6.25 6.25], 'FaceColor',[1 1 1]);
rectangle('Position',[218.75 -306.25 6.25 6.25], 'FaceColor',[0 0 0]);
rectangle('Position',[212.5 -312.5 6.25 6.25], 'FaceColor',[1 1 1]);
rectangle('Position',[218.75 -312.5 6.25 6.25], 'FaceColor',[0 0 0]);
rectangle('Position',[212.5 -318.75 6.25 6.25], 'FaceColor',[1 1 1]);
rectangle('Position',[218.75 -318.75 6.25 6.25], 'FaceColor',[0 0 0]);
rectangle('Position',[212.5 -325 6.25 6.25], 'FaceColor',[1 1 1]);
rectangle('Position',[218.75 -325 6.25 6.25], 'FaceColor',[0 0 0]);
rectangle('Position',[212.5 -331.25 6.25 6.25], 'FaceColor',[1 1 1]);
rectangle('Position',[218.75 -331.25 6.25 6.25], 'FaceColor',[0 0 0]);
rectangle('Position',[212.5 -337.5 6.25 6.25], 'FaceColor',[1 1 1]);
rectangle('Position',[218.75 -337.5 6.25 6.25], 'FaceColor',[0 0 0]);
rectangle('Position',[212.5 -343.75 6.25 6.25], 'FaceColor',[1 1 1]);
rectangle('Position',[218.75 -343.75 6.25 6.25], 'FaceColor',[0 0 0]);
rectangle('Position',[212.5 -350 6.25 6.25], 'FaceColor',[1 1 1]);
rectangle('Position',[218.75 -350 6.25 6.25], 'FaceColor',[0 0 0]);
rectangle('Position',[212.5 -356.25 6.25 6.25], 'FaceColor',[1 1 1]);
rectangle('Position',[218.75 -356.25 6.25 6.25], 'FaceColor',[0 0 0]);
rectangle('Position',[212.5 -362.5 6.25 6.25], 'FaceColor',[1 1 1]);
rectangle('Position',[218.75 -362.5 6.25 6.25], 'FaceColor',[0 0 0]);
rectangle('Position',[212.5 -368.75 6.25 6.25], 'FaceColor',[1 1 1]);
rectangle('Position',[218.75 -368.75 6.25 6.25], 'FaceColor',[0 0 0]);
rectangle('Position',[212.5 -375 6.25 6.25], 'FaceColor',[1 1 1]);
rectangle('Position',[218.75 -375 6.25 6.25], 'FaceColor',[0 0 0]);
rectangle('Position',[212.5 -381.25 6.25 6.25], 'FaceColor',[1 1 1]);
rectangle('Position',[218.75 -381.25 6.25 6.25], 'FaceColor',[0 0 0]);
rectangle('Position',[212.5 -387.5 6.25 6.25], 'FaceColor',[1 1 1]);
rectangle('Position',[218.75 -387.5 6.25 6.25], 'FaceColor',[0 0 0]);
X=[373,365,355,350,300,275,275,270,262.5,250,237.5,225,212.5,200,187.5,175,150,125,100,93.75,87.5,75,50,50,50,50,50,50,50,26,26];
Y=[-26,-50,-75,-100,-150,-175,-187.5,-200,-212.5,-212.5,-212.5,-212.5,-212.5,-212.5,-212.5,-212.5,-200,-175,-175,-177.5,-181.25,-187.5,-200,-225,-250,-275,-300,-325,-350,-373,-373];
hold on;
plot(X,Y,'r');
plot(X,Y,'bo');
legend('639.32','Location','southoutside');
